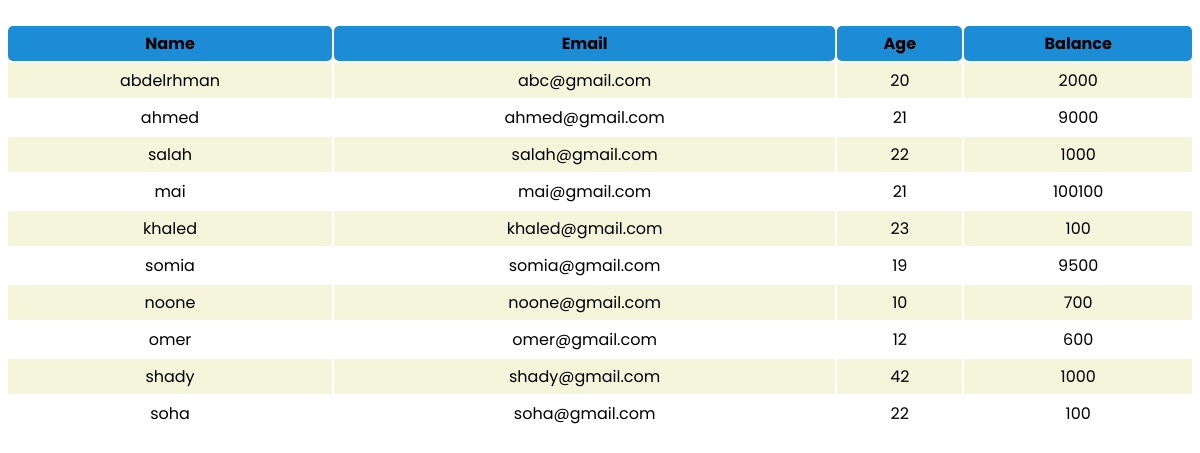
The page /tranfare.php on the database its author committed.
### tables this page shows
CREATE TABLE `customers` (
  `id` int(11) NOT NULL,
  `name` varchar(255) DEFAULT NULL,
  `email` varchar(255) DEFAULT NULL,
  `age` int(11) DEFAULT NULL,
  `balance` int(11) DEFAULT NULL
);

### database.php (called while the page is built)
<?php
    try{
        $username = 'root';
        $password ='root';
        $conn = new PDO('mysql:host=localhost;dbname=bankSystem', $username, $password);
        $sql = "SELECT * FROM customers";
        $result = $conn->query($sql);
    }
    catch(PDOException $pe){
        die('Error connecting' . $pe);
    }
?>

### tranfare.php (the view, shortened to what this page needs)
<!DOCTYPE html>
<html lang="en">
<head>
    <link rel="stylesheet" href="./style.css">
</head>
<body>
        <?php
            echo "<table><tr id='define'>
            <th>Name</th>
            <th>Email</th>
            <th>Age</th>
            <th>Balance</th>
            </tr>";
            include 'database.php';
            while($row = $result->fetch()){
                if($index % 2 == 0){
                    echo "<tr data-key='$index' id='row1'><td><a href='#' data-key='$index' onclick='selectedCustoemr(this)'  style='text-decoration:none;color:black;'> " .$row['name']  . '</a></td>';
                    echo '<td>' .$row['email']. '</td>';
                    echo '<td>' .$row['age']. '</td>';
                    echo '<td>' .$row['balance']. '</td></tr>';
                }
                else{
                    echo  "<tr data-key='$index'><td><a href='#' data-key='$index' onclick='selectedCustoemr(this)' style='text-decoration:none;color:black;'> " .$row['name']  . '</a></td>';
                    echo '<td>' .$row['email']. '</td>';
                    echo '<td>' .$row['age']. '</td>';
                    echo '<td>' .$row['balance']. '</td></tr>';
                }
                $index += 1;
            }
            echo "</table>";
        ?>
</body>
</html>

### style.css (style rules this page uses)
:root { --width:0; }
* { padding:0; margin:0; }
body { font-family: 'Poppins', sans-serif; }
table { width:99vw; margin-left:0.5%; margin-top:2%; border-radius: 10px; }
table a { text-decoration: none; }
tr#define { background-color: rgb(28, 140, 215); }
th { border-radius: 5px; padding:5px; margin:0; }
td { text-align: center; }
td,tr { padding:5px; }
#row1 { background-color: beige; }

### rows shown on the page
customers: name "abdelrhman", email "abc@gmail.com", age "20", balance "2000"
customers: name "ahmed", email "ahmed@gmail.com", age "21", balance "9000"
customers: name "salah", email "salah@gmail.com", age "22", balance "1000"
customers: name "mai", email "mai@gmail.com", age "21", balance "100100"
customers: name "khaled", email "khaled@gmail.com", age "23", balance "100"
customers: name "somia", email "somia@gmail.com", age "19", balance "9500"
customers: name "noone", email "noone@gmail.com", age "10", balance "700"
customers: name "omer", email "omer@gmail.com", age "12", balance "600"
customers: name "shady", email "shady@gmail.com", age "42", balance "1000"
customers: name "soha", email "soha@gmail.com", age "22", balance "100"
